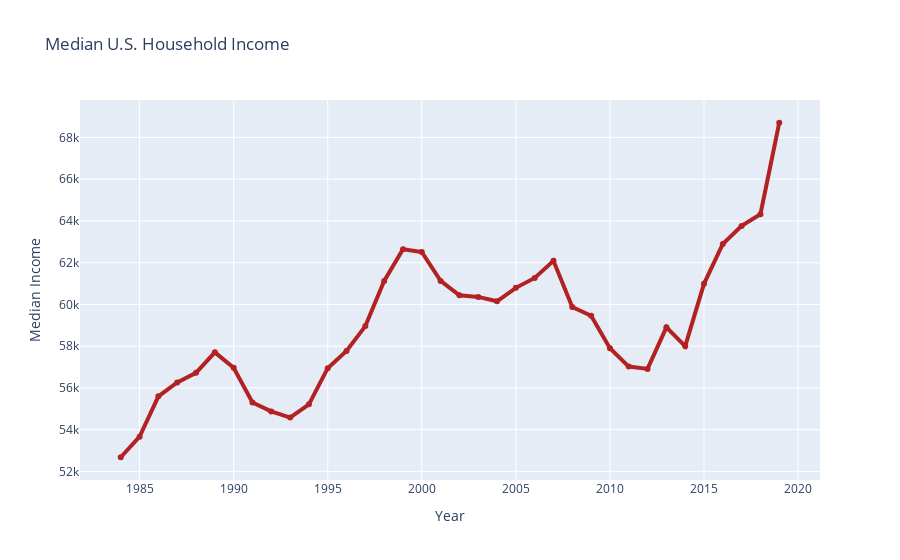

Notebook code cell kept with this figure:
### Code cell
# Median Household Income
med_hh_inc = fred.get_series_df('MEHOINUSA672N')[['date', 'value']]

# Create a style traces
fig = go.Figure()
fig.add_trace(go.Line(x=med_hh_inc.iloc[:, 0],
                      y=med_hh_inc.iloc[:, 1],
                      mode='lines+markers',
                      name='Median Household Income',
                      line=dict(color='firebrick', width=4)))

# Edit layout
fig.update_layout(title='Median U.S. Household Income',
                  xaxis_title = 'Year',
                  yaxis_title = 'Median Income')

fig.update_yaxes(nticks=10)

fig.update_xaxes(nticks=0)

fig.show();

### Figure 1 — Plotly figure (JSON) as saved in the notebook; plotly's stock layout.template omitted (floating-point values rounded to 4 significant figures)
{"data": [{"line": {"color": "firebrick", "width": 4}, "mode": "lines+markers", "name": "Median Household Income", "type": "scatter", "x": ["1984-01-01", "1985-01-01", "1986-01-01", "1987-01-01", "1988-01-01", "1989-01-01", "1990-01-01", "1991-01-01", "1992-01-01", "1993-01-01", "1994-01-01", "1995-01-01", "1996-01-01", "1997-01-01", "1998-01-01", "1999-01-01", "2000-01-01", "2001-01-01", "2002-01-01", "2003-01-01", "2004-01-01", "2005-01-01", "2006-01-01", "2007-01-01", "2008-01-01", "2009-01-01", "2010-01-01", "2011-01-01", "2012-01-01", "2013-01-01", "2014-01-01", "2015-01-01", "2016-01-01", "2017-01-01", "2018-01-01", "2019-01-01"], "y": ["52679", "53664", "55597", "56261", "56725", "57705", "56966", "55302", "54874", "54581", "55215", "56945", "57772", "58961", "61128", "62641", "62512", "61126", "60435", "60360", "60150", "60794", "61268", "62090", "59877", "59458", "57904", "57021", "56912", "58904", "58001", "60987", "62898", "63761", "64324", "68703"]}], "layout": {"title": {"text": "Median U.S. Household Income"}, "xaxis": {"nticks": 0, "title": {"text": "Year"}}, "yaxis": {"nticks": 10, "title": {"text": "Median Income"}}}}
